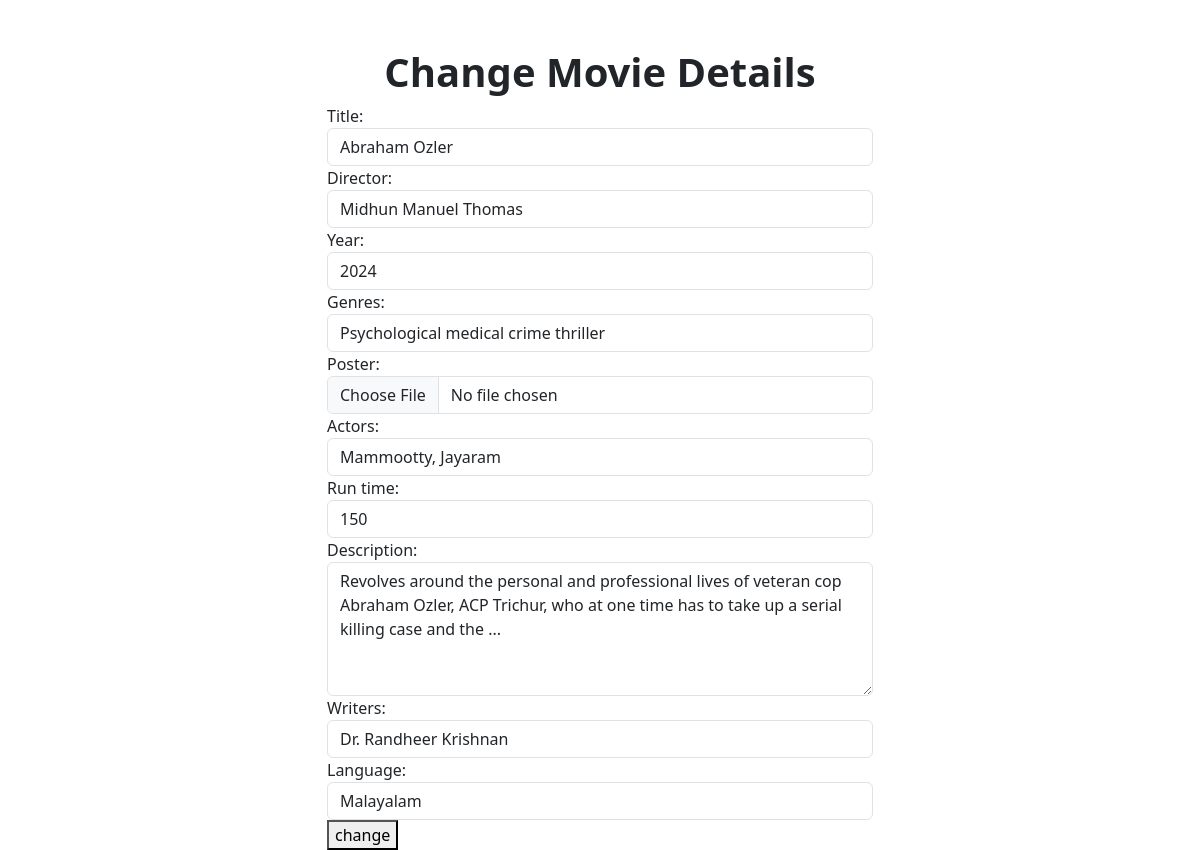
The app's page /myapp/movies/4/change/ with its own data.
### myapp/models.py (models this page shows, shortened)
class Movie(models.Model):#pascalcase
    title=models.CharField(max_length=200,unique=True)
    director=models.CharField(max_length=200)
    year=models.CharField(max_length=200)
    genres=models.CharField(max_length=200)
    poster=models.ImageField(upload_to='images',default='images/default.jpg',blank=True)
    actors=models.CharField(max_length=200)
    run_time=models.PositiveIntegerField() #snakecase
    description=models.CharField(max_length=200,null=True)
    writers=models.CharField(max_length=200)
    language=models.CharField(max_length=200)

### myapp/views.py (the view, shortened to what this page needs)
# urls.py: path('movies/<int:pk>/change/',views.MovieUpdateView.as_view(),name='movie-update')
class MovieUpdateView(View):
    def get(self,request,*args,**kwargs):
        id=kwargs.get("pk")
        movie_object=Movie.objects.get(id=id)
        form=MovieForm(instance=movie_object)
        return render(request,'movie_edit.html',{'form':form})

### myapp/forms.py
class MovieForm(forms.ModelForm):
    class Meta:
        model=Movie
        fields="__all__"
        widgets={
            "title":forms.TextInput(attrs={'class':'form-control'}),
            "director":forms.TextInput(attrs={'class':'form-control'}),
            "year":forms.TextInput(attrs={'class':'form-control'}),
            "genres":forms.TextInput(attrs={'class':'form-control'}),
            "poster":forms.FileInput(attrs={'class':'form-control'}),
            "actors":forms.TextInput(attrs={'class':'form-control'}),
            "run_time":forms.TextInput(attrs={'class':'form-control'}),
            "description":forms.Textarea(attrs={'class':'form-control','rows':5}),
            "writers":forms.TextInput(attrs={'class':'form-control'}),
            "language":forms.TextInput(attrs={'class':'form-control'}),
        }

### myapp/templates/movie_edit.html (shortened to what this page needs)
<!DOCTYPE html>
<html lang="en">
<head>
    <link href="https://cdn.jsdelivr.net/npm/bootstrap@5.3.2/dist/css/bootstrap.min.css" rel="stylesheet">
</head>
<body>
    <h1 class="text-center fw-bolder mt-5">Change Movie Details</h1>
    <div class="container">
        <div class="row">
           <div class="col-3"></div>
           <div class="col-6">
            <form action="" method="post" enctype="multipart/form-data">
                {{form}}
                <button type="submit">change</button>
            </form>
           </div>
           <div class="col-3"></div>
        </div>
    </div>
</body>
</html>

### records on screen
Movie: title "Abraham Ozler", director "Midhun Manuel Thomas", year "2024", genres "Psychological medical crime thriller", actors "Mammootty, Jayaram", run_time "150", description "Revolves around the personal and professional lives of veteran cop Abraham Ozler, ACP Trichur, who at one time has to take up a serial killing case and the ...", writers "Dr. Randheer Krishnan", language "Malayalam"
